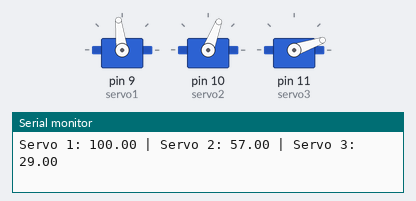
This sketch was run on a simulated Arduino Uno, built with avr-gcc and run on an emulated ATmega328P. Parts: 3 × servo, the last lines printed to the serial monitor.

Above: at 0.05 s.
At 1.1 s:
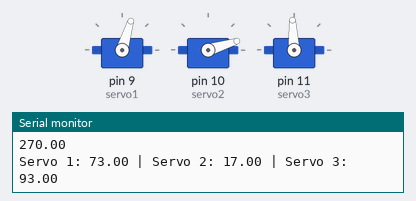
At 2.2 s:
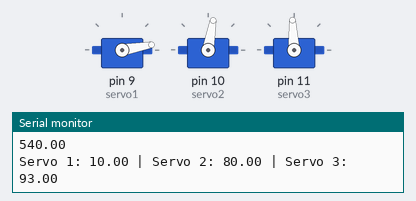
At 4.35 s:
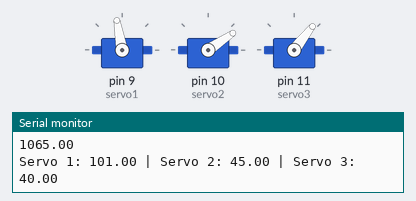
At 6.6 s:
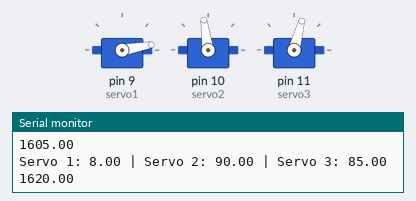
At 8.7 s:
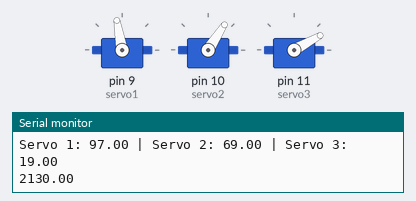
Timing chart, 0 to 11.5 s (numbered marks = the images above):
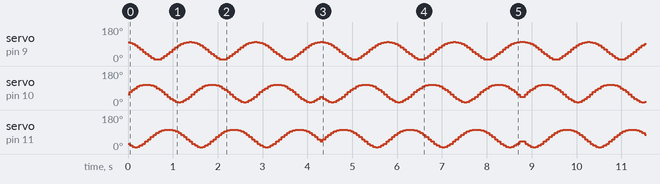

Measured:
- by itself, servo on pin 10 (servo2): moves between 15° and 108°, repeating every 8.9 s
- by itself, servo on pin 11 (servo3): moves between 10° and 103°, repeating every 8.9 s

The sketch:

3DOFStewartPlatform.ino
```cpp
#include <Servo.h>
Servo servo1; //0 Degrees
Servo servo2; //120 Degrees
Servo servo3; //240 Degrees

struct servoAngles {
  double angle1;
  double angle2;
  double angle3;
};

struct servoAngles lastAngles = {45, 45, 45};

//Length Parameters in CM
double a = 2;
double b = 4;
double c = 3.75;
double d = 3.75;
double e = 4.25;////2 CM to 6 CM -> 179 Deg to 0 Deg
double theta = 0; //0 to 360 Degrees
double phi = 25; //-45 to 45 Degrees

void setup() {
  Serial.begin(9600);
  servo1.attach(9);
  servo2.attach(10);
  servo3.attach(11);
}
double g = 0;
void loop() {
  // if (Serial.available() > 0) {
  //   phi = Serial.read();
  // }
  //g += 15;
  //e = 1*sin(radians(g)) + 4.2;
  //Serial.println(e);
  theta += 15;
  if (theta > 360*6) {
    theta = 0;
    sendServoCommands(theta, phi);
  } else if (theta > 360*3) {
    sendServoCommands(-theta, phi);
  } else {
    sendServoCommands(theta, phi);
  }
  Serial.println(theta);
  delay(30);
}

//Send New Servo Commands
// void sendServoCommands(struct servoAngles newServoAngles) {
//   double totalTime = 100;
//   controlServoSpeed(newServoAngles, totalTime, 15);
// }

//Control Speed of Servo Motors
// void controlServoSpeed(struct servoAngles newServoAngles, double totalTime, double timeStep) {
//   double angle1 = newServoAngles.angle1;
//   double angle2 = newServoAngles.angle2;
//   double angle3 = newServoAngles.angle3;

//   double angleStep1 = getAngleSteps(angle1, lastAngles.angle1, totalTime, timeStep);
//   double angleStep2 = getAngleSteps(angle2, lastAngles.angle2, totalTime, timeStep);
//   double angleStep3 = getAngleSteps(angle3, lastAngles.angle3, totalTime, timeStep);

//   double setAngle1, setAngle2, setAngle3;
//   for (int i; i*timeStep <= totalTime; i++) {
//     setAngle1 = lastAngles.angle1+i*angleStep1;
//     setAngle2 = lastAngles.angle2+i*angleStep2;
//     setAngle3 = lastAngles.angle3+i*angleStep3;

//     servo1.write(setAngle1);
//     servo2.write(setAngle2);
//     servo3.write(setAngle3);
//     delay(timeStep); //Miliseconds
//   }

//   servo1.write(angle1);
//   servo2.write(angle2);
//   servo3.write(angle3);

//   lastAngles.angle1 = angle1;
//   lastAngles.angle2 = angle2;
//   lastAngles.angle3 = angle3;
// }

// //Calculate the Angle Steps Per Loop for Speed Control of Servos
// double getAngleSteps(double angle, double lastAngle, double totalTime, double timeStep) {
//   double deltaAngle = angle-lastAngle;
//   double angleDirection = getSign(deltaAngle);
//   double steps = timeStep/totalTime;
//   double angleStep = deltaAngle/steps;
//   return angleDirection*angleStep;
// }

// //Calculate the Sign of a Value
// double getSign(double value) {
//   if (value > 0) {
//     return 1;
//   } else if (value < 0) {
//     return -1;
//   }
//   return 0;
// }

//Calcualte Crank Angles at 0, 120, and 240 Degrees
void sendServoCommands(double theta, double phi) {
  double angle1;
  double angle2;
  double angle3;

  angle1 = calcCrankAngle(theta, phi, 0)-7;
  angle2 = calcCrankAngle(theta, phi, 120);
  angle3 = calcCrankAngle(theta, phi, 240)-5;

  if ((angle1 == 0) || (angle2 == 0) || (angle3 == 0)) {
    angle1 = lastAngles.angle1;
    angle2 = lastAngles.angle2;
    angle3 = lastAngles.angle3;
  }

  servo1.write(angle1);
  servo2.write(angle2);
  servo3.write(angle3);

  Serial.print("Servo 1: ");
  Serial.print(angle1);
  Serial.print(" | Servo 2: ");
  Serial.print(angle2);
  Serial.print(" | Servo 3: ");
  Serial.println(angle3);

  lastAngles.angle1 = angle1;
  lastAngles.angle2 = angle2;
  lastAngles.angle3 = angle3;
}

//Theta: XY Angle, Phi: Z Angle
double calcCrankAngle(double theta, double phi, double psi) {
  double thetaRad = radians(theta);
  double phiRad = radians(phi);
  double psiRad = radians(psi);
  double gamma = atan(tan(phiRad)*cos(thetaRad-psiRad));

  double k1 = (pow(a,2)-pow(b,2)+pow(c,2)+pow(d,2)+pow(e,2))/(2*a*c);
  double k2 = (d*cos(gamma)+e*sin(gamma))/a;
  double k3 = (d/c)-cos(gamma);
  double k4 = 2*(sin(gamma)-(e/c));
  double A = k1-k2+k3;
  double B = k4;
  double C = k1-k2-k3;

  double alphaPrime = degrees(2*atan((-B+sqrt(pow(B,2)-4*A*C))/(2*A)));
  double alpha = int((alphaPrime-90)+360) % 360;
  return alpha;
}
```
